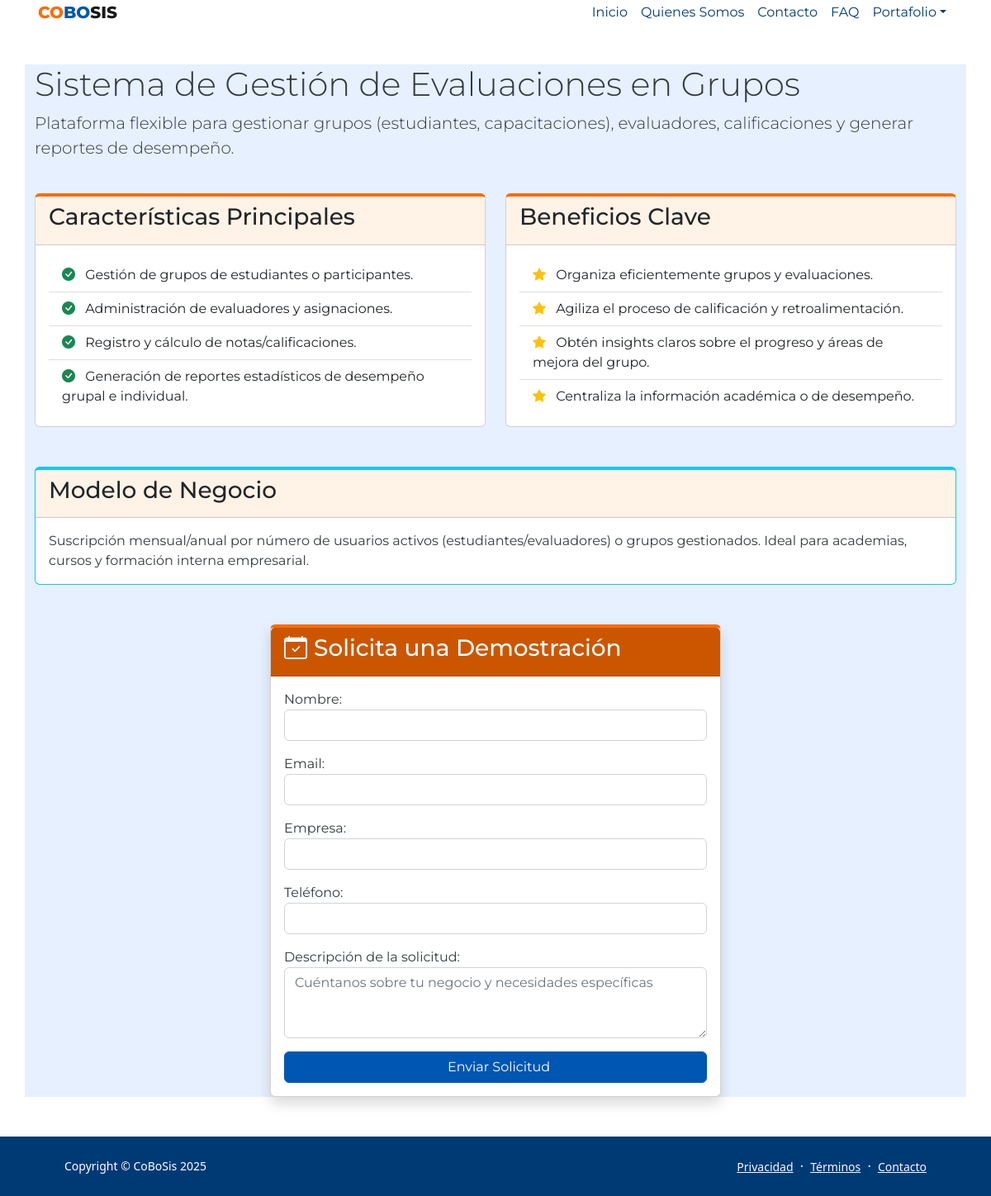
The page /productos/productos/prodes/ on the database its author committed.
### productos/models.py (models this page shows, shortened)
class Productos(models.Model):
    nombre = models.CharField(max_length=100)
    slug = models.SlugField(max_length=100, unique=True,
                            help_text='Valor único de cada producto creado a partir del nombre',
                            verbose_name = "Código URL")
    slogan = models.TextField(max_length=250)
    descripcion = models.TextField(max_length=350)
    caracteristicas = models.TextField(help_text="Lista de características separadas por punto y coma")
    beneficios = models.TextField(help_text="Lista de beneficios separados por punto y coma")
    modelo_negocio = models.TextField()
    images = models.ImageField(upload_to='productos_images', null=True, blank=True, verbose_name = "Logo o imagen")
    servicio = models.BooleanField(default=False, verbose_name = "Servicio")
    destacado = models.BooleanField(default=True, verbose_name = "Destacar en Front")
    def features_list(self):
        return self.caracteristicas.split(';')
    def benefits_list(self):
        return self.beneficios.split(';')

### productos/views.py (the view)
# urls.py: path('productos/<slug:slug>/', views.product_detail, name='detalle_prod'),
def product_detail(request, slug):
    product = get_object_or_404(Productos, slug=slug)
    if request.method == 'POST':
        form = DemoRequestForm(request.POST)
        if form.is_valid():
            demo_request = form.save(commit=False)
            demo_request.product = product
            demo_request.save()
            return render(request, 'demo_thankyou.html', {'product': product})
    else:
        form = DemoRequestForm()
    context = {
        'product': product,
        'form': form,
        'features': product.features_list(),
        'benefits': product.benefits_list()
    }
    return render(request, 'product_detail.html', context)

### productos/forms.py
class DemoRequestForm(forms.ModelForm):
    class Meta:
        model = DemoRequest
        fields = ['name', 'email', 'company', 'phone', 'message']
        widgets = {
            'message': forms.Textarea(attrs={
                'rows': 3,
                'placeholder': 'Cuéntanos sobre tu negocio y necesidades específicas'
            })
        }
    def __init__(self, *args, **kwargs):
        super().__init__(*args, **kwargs)
        for field in self.fields:
            self.fields[field].widget.attrs['class'] = 'form-control'

### templates/product_detail.html (shortened to what this page needs)
{% extends 'base.html' %}
{% block content %}
<div class="container my-5" style="background-color: #e6f0ff; font-family: Montserrat;">
    <div class="row mb-4">
        <div class="col-lg-12">
            <h1 class="display-6">{{ product.nombre }}</h1>
            <p class="lead">{{ product.descripcion }}</p>
        </div>
    </div>
    <div class="row mb-5">
        <div class="col-md-6">
            <div class="card h-100">
                <div class="card-header text-dark" style="background: #fff2e6;">
                    <h3>Características Principales</h3>
                </div>
                <div class="card-body">
                    <ul class="list-group list-group-flush">
                        {% for feature in features %}
                        <li class="list-group-item">
                            <i class="bi bi-check-circle-fill text-success me-2"></i>
                            {{ feature|safe }}
                        </li>
                        {% endfor %}
                    </ul>
                </div>
            </div>
        </div>
        <div class="col-md-6">
            <div class="card h-100">
                <div class="card-header text-dark" style="background: #fff2e6;">
                    <h3>Beneficios Clave</h3>
                </div>
                <div class="card-body">
                    <ul class="list-group list-group-flush">
                        {% for benefit in benefits %}
                        <li class="list-group-item">
                            <i class="bi bi-star-fill text-warning me-2"></i>
                            {{ benefit|safe }}
                        </li>
                        {% endfor %}
                    </ul>
                </div>
            </div>
        </div>
    </div>
    <div class="row mb-5">
        <div class="col-12">
            <div class="card border-info">
                <div class="card-header text-dark" style="background: #fff2e6;">
                    <h3>Modelo de Negocio</h3>
                </div>
                <div class="card-body">
                    <p class="card-text">{{ product.modelo_negocio }}</p>
                </div>
            </div>
        </div>
    </div>
    <div class="row">
        <div class="col-lg-6 mx-auto">
            <div class="card shadow">
                <div class="card-header text-white" style="background: #cc5600;">
                    <h3><i class="bi bi-calendar-check me-2"></i>Solicita una Demostración</h3>
                </div>
                <div class="card-body">
                    <form method="post">
                        {{ form.as_p }}
                        <button type="submit" class="btn btn-primary w-100">
                            Enviar Solicitud
                        </button>
                    </form>
                </div>
            </div>
        </div>
    </div>
</div>
{% endblock %}

### rows shown on the page
Productos: nombre "Sistema de Gestión de Evaluaciones en Grupos", descripcion "Plataforma flexible para gestionar grupos (estudiantes, capacitaciones), evaluadores, calificaciones y generar reportes de desempeño.", modelo_negocio "Suscripción mensual/anual por número de usuarios activos (estudiantes/evaluadores) o grupos gestionados. Ideal para academias, cursos y formación interna empresarial."

### other values the page prints
{{ feature|safe }} "Gestión de grupos de estudiantes o participantes." "Administración de evaluadores y asignaciones." "Registro y cálculo de notas/calificaciones." "Generación de reportes estadísticos de desempeño grupal e individual."
{{ benefit|safe }} "Organiza eficientemente grupos y evaluaciones." "Agiliza el proceso de calificación y retroalimentación." "Obtén insights claros sobre el progreso y áreas de mejora del grupo." "Centraliza la información académica o de desempeño."
